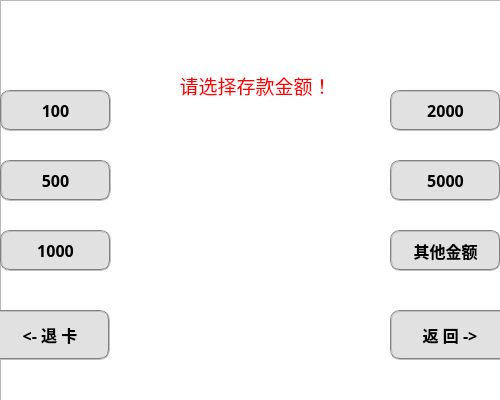
<?xml version="1.0" encoding="UTF-8"?>
<ui version="4.0">
 <class>deposit</class>
 <widget class="QWidget" name="deposit">
  <property name="geometry">
   <rect>
    <x>0</x>
    <y>0</y>
    <width>500</width>
    <height>400</height>
   </rect>
  </property>
  <property name="windowTitle">
   <string>deposit</string>
  </property>
  <property name="styleSheet">
   <string notr="true">#deposit{background-color: rgb(52, 80, 164);border-top-left-radius:15px;border-top-right-radius:5px;border-bottom-left-radius:15px;border-bottom-right-radius:5px}
</string>
  </property>
  <widget class="QPushButton" name="btn500">
   <property name="geometry">
    <rect>
     <x>0</x>
     <y>160</y>
     <width>111</width>
     <height>41</height>
    </rect>
   </property>
   <property name="font">
    <font>
     <family>微软雅黑</family>
     <pointsize>12</pointsize>
     <weight>75</weight>
     <bold>true</bold>
    </font>
   </property>
   <property name="styleSheet">
    <string notr="true">QPushButton{border:2px groove gray;border-radius:10px;padding:2px 4px;background-color: rgb(225, 225, 225);}
QPushButton:hover{background-color: rgb(14, 122, 255);border:none;color:rgb(255, 255, 255);}
QPushButton:checked{background-color: rgb(20, 62, 134);border:none;color:rgb(255, 255, 255);}</string>
   </property>
   <property name="text">
    <string>500</string>
   </property>
  </widget>
  <widget class="QPushButton" name="btn1000">
   <property name="geometry">
    <rect>
     <x>0</x>
     <y>230</y>
     <width>111</width>
     <height>41</height>
    </rect>
   </property>
   <property name="font">
    <font>
     <family>微软雅黑</family>
     <pointsize>12</pointsize>
     <weight>75</weight>
     <bold>true</bold>
    </font>
   </property>
   <property name="styleSheet">
    <string notr="true">QPushButton{border:2px groove gray;border-radius:10px;padding:2px 4px;background-color: rgb(225, 225, 225);}
QPushButton:hover{background-color: rgb(14, 122, 255);border:none;color:rgb(255, 255, 255);}
QPushButton:checked{background-color: rgb(20, 62, 134);border:none;color:rgb(255, 255, 255);}</string>
   </property>
   <property name="text">
    <string>1000</string>
   </property>
  </widget>
  <widget class="QPushButton" name="return_btn">
   <property name="geometry">
    <rect>
     <x>390</x>
     <y>310</y>
     <width>120</width>
     <height>50</height>
    </rect>
   </property>
   <property name="font">
    <font>
     <family>微软雅黑</family>
     <pointsize>12</pointsize>
     <weight>75</weight>
     <bold>true</bold>
    </font>
   </property>
   <property name="styleSheet">
    <string notr="true">QPushButton{border:2px groove gray;border-radius:10px;padding:2px 4px;background-color: rgb(225, 225, 225);}
QPushButton:hover{background-color: rgb(14, 122, 255);border:none;color:rgb(255, 255, 255);}
QPushButton:checked{background-color: rgb(20, 62, 134);border:none;color:rgb(255, 255, 255);}</string>
   </property>
   <property name="text">
    <string>返 回 -&gt;</string>
   </property>
  </widget>
  <widget class="QPushButton" name="other_amount_btn">
   <property name="geometry">
    <rect>
     <x>390</x>
     <y>230</y>
     <width>111</width>
     <height>41</height>
    </rect>
   </property>
   <property name="font">
    <font>
     <family>微软雅黑</family>
     <pointsize>12</pointsize>
     <weight>75</weight>
     <bold>true</bold>
    </font>
   </property>
   <property name="styleSheet">
    <string notr="true">QPushButton{border:2px groove gray;border-radius:10px;padding:2px 4px;background-color: rgb(225, 225, 225);}
QPushButton:hover{background-color: rgb(14, 122, 255);border:none;color:rgb(255, 255, 255);}
QPushButton:checked{background-color: rgb(20, 62, 134);border:none;color:rgb(255, 255, 255);}</string>
   </property>
   <property name="text">
    <string>其他金额</string>
   </property>
  </widget>
  <widget class="QPushButton" name="btn2000">
   <property name="geometry">
    <rect>
     <x>390</x>
     <y>90</y>
     <width>111</width>
     <height>41</height>
    </rect>
   </property>
   <property name="font">
    <font>
     <family>微软雅黑</family>
     <pointsize>12</pointsize>
     <weight>75</weight>
     <bold>true</bold>
    </font>
   </property>
   <property name="styleSheet">
    <string notr="true">QPushButton{border:2px groove gray;border-radius:10px;padding:2px 4px;background-color: rgb(225, 225, 225);}
QPushButton:hover{background-color: rgb(14, 122, 255);border:none;color:rgb(255, 255, 255);}
QPushButton:checked{background-color: rgb(20, 62, 134);border:none;color:rgb(255, 255, 255);}</string>
   </property>
   <property name="text">
    <string>2000</string>
   </property>
  </widget>
  <widget class="QLabel" name="label1">
   <property name="geometry">
    <rect>
     <x>120</x>
     <y>60</y>
     <width>271</width>
     <height>51</height>
    </rect>
   </property>
   <property name="sizePolicy">
    <sizepolicy hsizetype="Preferred" vsizetype="Preferred">
     <horstretch>0</horstretch>
     <verstretch>0</verstretch>
    </sizepolicy>
   </property>
   <property name="font">
    <font>
     <family>华文中宋</family>
     <pointsize>14</pointsize>
     <weight>50</weight>
     <bold>false</bold>
    </font>
   </property>
   <property name="styleSheet">
    <string notr="true">color:rgb(255, 0, 0)</string>
   </property>
   <property name="text">
    <string>请选择存款金额！</string>
   </property>
   <property name="scaledContents">
    <bool>false</bool>
   </property>
   <property name="alignment">
    <set>Qt::AlignCenter</set>
   </property>
   <property name="wordWrap">
    <bool>false</bool>
   </property>
   <property name="margin">
    <number>0</number>
   </property>
   <property name="openExternalLinks">
    <bool>false</bool>
   </property>
  </widget>
  <widget class="QPushButton" name="card_out_btn">
   <property name="geometry">
    <rect>
     <x>-10</x>
     <y>310</y>
     <width>120</width>
     <height>50</height>
    </rect>
   </property>
   <property name="font">
    <font>
     <family>微软雅黑</family>
     <pointsize>12</pointsize>
     <weight>75</weight>
     <bold>true</bold>
    </font>
   </property>
   <property name="styleSheet">
    <string notr="true">QPushButton{border:2px groove gray;border-radius:10px;padding:2px 4px;background-color: rgb(225, 225, 225);}
QPushButton:hover{background-color: rgb(255, 0, 0);border:none;color:rgb(255, 255, 255);}
QPushButton:checked{background-color: rgb(20, 62, 134);border:none;color:rgb(255, 255, 255);}</string>
   </property>
   <property name="text">
    <string>&lt;- 退 卡</string>
   </property>
  </widget>
  <widget class="QPushButton" name="btn5000">
   <property name="geometry">
    <rect>
     <x>390</x>
     <y>160</y>
     <width>111</width>
     <height>41</height>
    </rect>
   </property>
   <property name="font">
    <font>
     <family>微软雅黑</family>
     <pointsize>12</pointsize>
     <weight>75</weight>
     <bold>true</bold>
    </font>
   </property>
   <property name="styleSheet">
    <string notr="true">QPushButton{border:2px groove gray;border-radius:10px;padding:2px 4px;background-color: rgb(225, 225, 225);}
QPushButton:hover{background-color: rgb(14, 122, 255);border:none;color:rgb(255, 255, 255);}
QPushButton:checked{background-color: rgb(20, 62, 134);border:none;color:rgb(255, 255, 255);}</string>
   </property>
   <property name="text">
    <string>5000</string>
   </property>
  </widget>
  <widget class="QPushButton" name="btn100">
   <property name="geometry">
    <rect>
     <x>0</x>
     <y>90</y>
     <width>111</width>
     <height>41</height>
    </rect>
   </property>
   <property name="font">
    <font>
     <family>微软雅黑</family>
     <pointsize>12</pointsize>
     <weight>75</weight>
     <bold>true</bold>
    </font>
   </property>
   <property name="styleSheet">
    <string notr="true">QPushButton{border:2px groove gray;border-radius:10px;padding:2px 4px;background-color: rgb(225, 225, 225);}
QPushButton:hover{background-color: rgb(14, 122, 255);border:none;color:rgb(255, 255, 255);}
QPushButton:checked{background-color: rgb(20, 62, 134);border:none;color:rgb(255, 255, 255);}</string>
   </property>
   <property name="text">
    <string>100</string>
   </property>
  </widget>
  <widget class="QListView" name="listView">
   <property name="geometry">
    <rect>
     <x>0</x>
     <y>0</y>
     <width>501</width>
     <height>401</height>
    </rect>
   </property>
   <property name="styleSheet">
    <string notr="true">border-image:url(:/back/back.png)</string>
   </property>
  </widget>
  <zorder>listView</zorder>
  <zorder>btn500</zorder>
  <zorder>btn1000</zorder>
  <zorder>return_btn</zorder>
  <zorder>other_amount_btn</zorder>
  <zorder>btn2000</zorder>
  <zorder>label1</zorder>
  <zorder>card_out_btn</zorder>
  <zorder>btn5000</zorder>
  <zorder>btn100</zorder>
 </widget>
 <resources>
  <include location="hnu.qrc"/>
 </resources>
 <connections/>
</ui>
